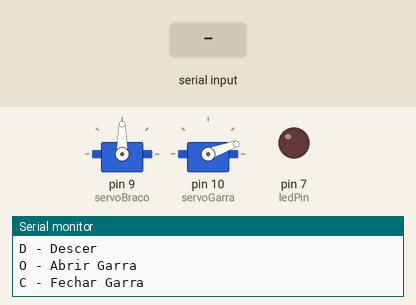
This sketch was run on a simulated Arduino Uno, built with avr-gcc and run on an emulated ATmega328P. On the bench: 2 × servo, output pins drawn as LEDs (lit = HIGH), the last lines printed to the serial monitor. The inputs (shaded band) are chosen by the test bench.

Above: at 1.2 s.
1.3 s: "U" received over Serial
At 2.0 s:
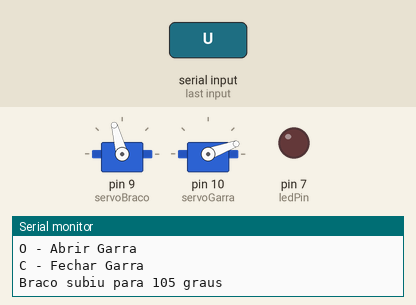
2.8 s: "C" received over Serial
At 3.1 s:
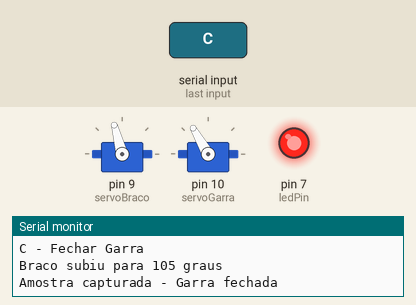
4.3 s: "D" received over Serial
At 5.5 s:
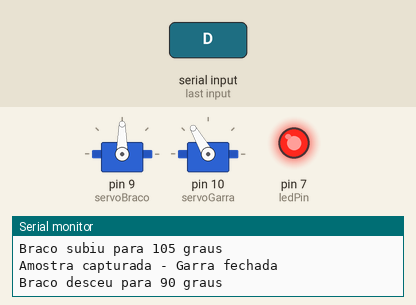
5.8 s: "D" received over Serial
At 6.6 s:
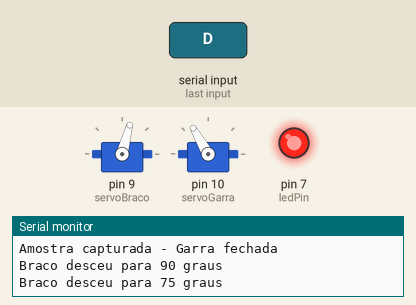
7.3 s: "O" received over Serial
At 7.8 s:
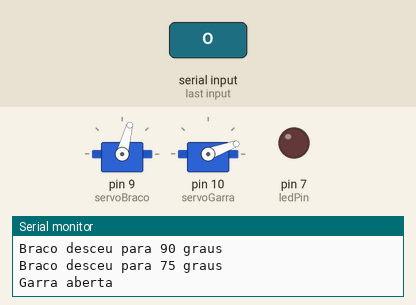
Timing chart, 0 to 9.8 s (numbered marks = the images above; inputs shaded):
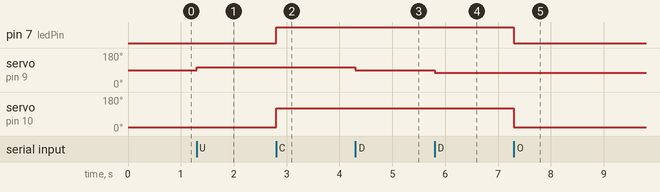

The sketch:

sketch.ino
```cpp
#include <Servo.h>

Servo servoBraco;
Servo servoGarra;

const int ledPin = 7;

int anguloBraco = 90;   // posição inicial
int anguloGarra = 20;   // aberta

void setup() {
  Serial.begin(9600);

  servoBraco.attach(9);   // Servo do braço
  servoGarra.attach(10);  // Servo da garra

  pinMode(ledPin, OUTPUT);

  servoBraco.write(anguloBraco);
  servoGarra.write(anguloGarra);

  digitalWrite(ledPin, LOW);

  Serial.println("=== BRACO ROBOTICO ===");
  Serial.println("Comandos:");
  Serial.println("U - Subir");
  Serial.println("D - Descer");
  Serial.println("O - Abrir Garra");
  Serial.println("C - Fechar Garra");
}

void loop() {

  if (Serial.available() > 0) {

    char comando = toupper(Serial.read());

    switch (comando) {

      case 'U':
        anguloBraco += 15;
        if (anguloBraco > 180) anguloBraco = 180;

        servoBraco.write(anguloBraco);

        Serial.print("Braco subiu para ");
        Serial.print(anguloBraco);
        Serial.println(" graus");
        break;

      case 'D':
        anguloBraco -= 15;
        if (anguloBraco < 0) anguloBraco = 0;

        servoBraco.write(anguloBraco);

        Serial.print("Braco desceu para ");
        Serial.print(anguloBraco);
        Serial.println(" graus");
        break;

      case 'O':
        anguloGarra = 20;

        servoGarra.write(anguloGarra);
        digitalWrite(ledPin, LOW);

        Serial.println("Garra aberta");
        break;

      case 'C':
        anguloGarra = 120;

        servoGarra.write(anguloGarra);
        digitalWrite(ledPin, HIGH);

        Serial.println("Amostra capturada - Garra fechada");
        break;
    }
  }
}
```

Measured:
- after the input at 1.3 s, servo on pin 9 (servoBraco): 90° → 105° at once
- after the input at 2.8 s, pin 7 (ledPin): LOW → HIGH at once; servo on pin 10 (servoGarra): 20° → 120° at once
- after the input at 4.3 s, servo on pin 9 (servoBraco): 105° → 90° at once
- after the input at 5.8 s, servo on pin 9 (servoBraco): 90° → 75° at once
- after the input at 7.3 s, pin 7 (ledPin): HIGH → LOW at once; servo on pin 10 (servoGarra): 120° → 20° at once
